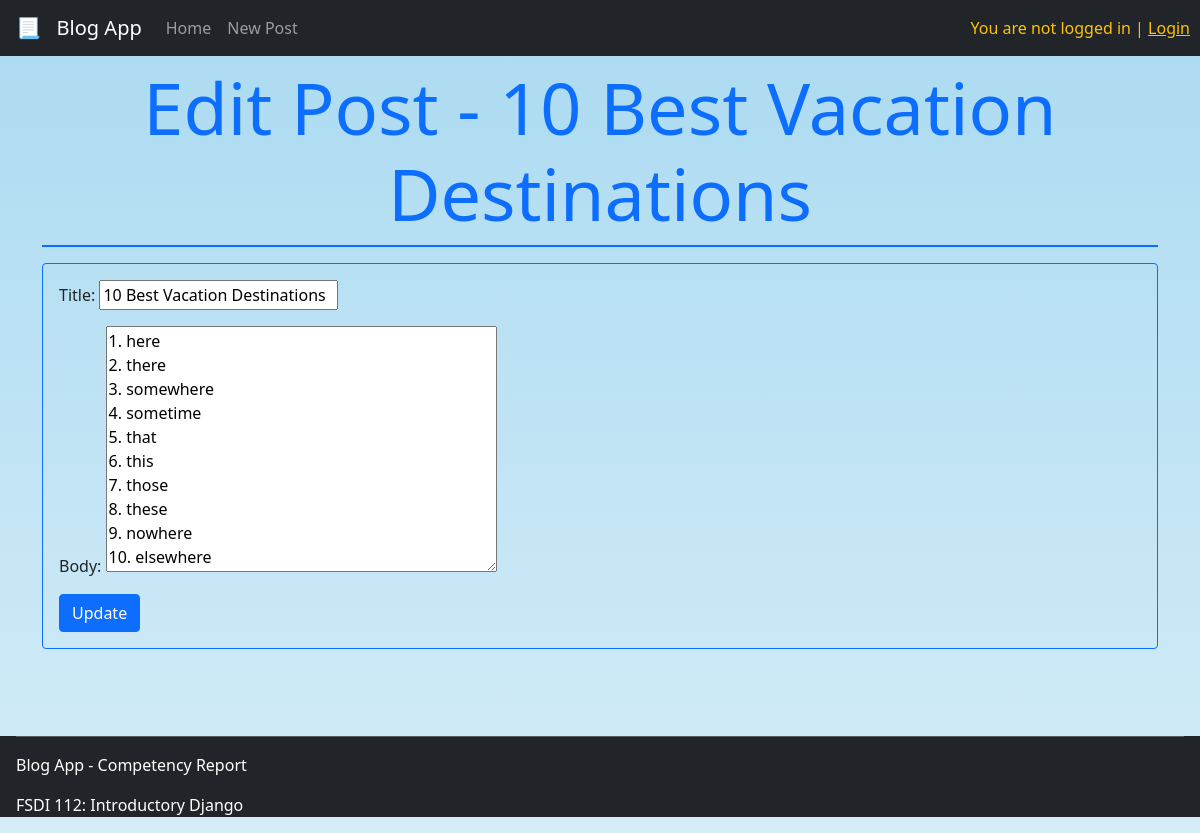
/post/3/edit, run on the app's committed database.
### blog/models.py (models this page shows, shortened)
class Post(models.Model):
    title = models.CharField(max_length=200)
    author = models.ForeignKey('auth.User', on_delete=models.CASCADE)
    body = models.TextField()
    likes = models.IntegerField(default=0)
    dislikes = models.IntegerField(default=0)
    flagged = models.BooleanField(default=False)
    created_at = models.DateTimeField(auto_now_add=True)

### blog/views.py (the view)
# urls.py: path("post/<int:pk>/edit", BlogUpdateView.as_view(), name="edit_post"),
class BlogUpdateView(UpdateView):
    model = Post
    template_name = 'edit_post.html'
    fields = ['title', 'body']

### blog/templates/edit_post.html (shortened to what this page needs)
{% extends "base.html" %}
{% block content %}
<div class="container pt-3">
    <h1 class="display-2 mt-5 text-primary text-center">Edit Post - {{post.title}}</h1>
    <div class="divider bg-primary border border-primary"></div>
    <div class="mt-3 p-3 border border-primary rounded">
        <form action="" method="post">
            {{form.as_p}}
            <input class="btn btn-primary" type="submit" value="Update">
        </form>
    </div>
</div>
{% endblock content %}

### blog/static/css/styles.css (style rules this page uses)
body { background-image: linear-gradient(#aadaf1, #aadaf181); }
.container { min-height: 90vh; }

### data on the page
Post: title "10 Best Vacation Destinations", body "1. here 2. there 3. somewhere 4. sometime 5. that 6. this 7. those 8. these 9. nowhere 10. elsewhere"
